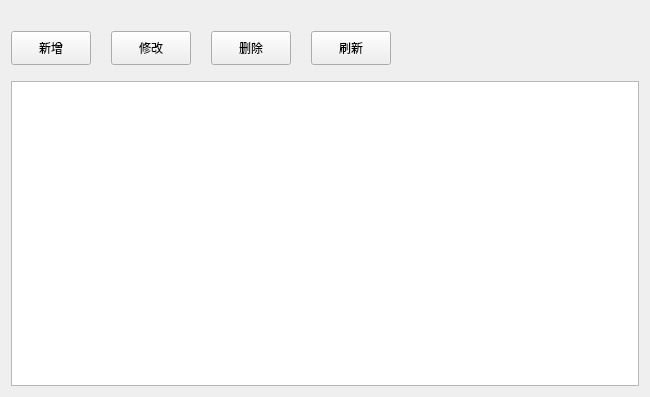
<?xml version="1.0" encoding="UTF-8"?>
<ui version="4.0">
 <class>SysOperator</class>
 <widget class="QWidget" name="SysOperator">
  <property name="geometry">
   <rect>
    <x>0</x>
    <y>0</y>
    <width>650</width>
    <height>397</height>
   </rect>
  </property>
  <property name="windowTitle">
   <string>Form</string>
  </property>
  <layout class="QHBoxLayout" name="horizontalLayout_2">
   <item>
    <layout class="QVBoxLayout" name="verticalLayout">
     <item>
      <layout class="QHBoxLayout" name="horizontalLayout">
       <property name="spacing">
        <number>20</number>
       </property>
       <property name="topMargin">
        <number>20</number>
       </property>
       <property name="bottomMargin">
        <number>10</number>
       </property>
       <item>
        <widget class="QPushButton" name="btn_insert">
         <property name="minimumSize">
          <size>
           <width>0</width>
           <height>34</height>
          </size>
         </property>
         <property name="text">
          <string>新增</string>
         </property>
        </widget>
       </item>
       <item>
        <widget class="QPushButton" name="btn_update">
         <property name="minimumSize">
          <size>
           <width>0</width>
           <height>34</height>
          </size>
         </property>
         <property name="text">
          <string>修改</string>
         </property>
        </widget>
       </item>
       <item>
        <widget class="QPushButton" name="btn_delete">
         <property name="minimumSize">
          <size>
           <width>0</width>
           <height>34</height>
          </size>
         </property>
         <property name="text">
          <string>删除</string>
         </property>
        </widget>
       </item>
       <item>
        <widget class="QPushButton" name="btn_refresh">
         <property name="minimumSize">
          <size>
           <width>0</width>
           <height>34</height>
          </size>
         </property>
         <property name="text">
          <string>刷新</string>
         </property>
        </widget>
       </item>
       <item>
        <spacer name="horizontalSpacer">
         <property name="orientation">
          <enum>Qt::Horizontal</enum>
         </property>
         <property name="sizeHint" stdset="0">
          <size>
           <width>40</width>
           <height>20</height>
          </size>
         </property>
        </spacer>
       </item>
      </layout>
     </item>
     <item>
      <widget class="QTableWidget" name="tableWidget">
       <property name="frameShape">
        <enum>QFrame::StyledPanel</enum>
       </property>
       <property name="verticalScrollBarPolicy">
        <enum>Qt::ScrollBarAsNeeded</enum>
       </property>
       <property name="horizontalScrollBarPolicy">
        <enum>Qt::ScrollBarAsNeeded</enum>
       </property>
       <property name="sizeAdjustPolicy">
        <enum>QAbstractScrollArea::AdjustIgnored</enum>
       </property>
       <property name="editTriggers">
        <set>QAbstractItemView::NoEditTriggers</set>
       </property>
       <property name="alternatingRowColors">
        <bool>true</bool>
       </property>
       <property name="selectionMode">
        <enum>QAbstractItemView::SingleSelection</enum>
       </property>
       <property name="selectionBehavior">
        <enum>QAbstractItemView::SelectRows</enum>
       </property>
       <property name="verticalScrollMode">
        <enum>QAbstractItemView::ScrollPerPixel</enum>
       </property>
       <attribute name="horizontalHeaderMinimumSectionSize">
        <number>40</number>
       </attribute>
       <attribute name="horizontalHeaderDefaultSectionSize">
        <number>300</number>
       </attribute>
       <attribute name="horizontalHeaderStretchLastSection">
        <bool>true</bool>
       </attribute>
       <attribute name="verticalHeaderVisible">
        <bool>false</bool>
       </attribute>
       <attribute name="verticalHeaderMinimumSectionSize">
        <number>24</number>
       </attribute>
       <attribute name="verticalHeaderDefaultSectionSize">
        <number>40</number>
       </attribute>
      </widget>
     </item>
    </layout>
   </item>
  </layout>
 </widget>
 <resources/>
 <connections/>
</ui>
